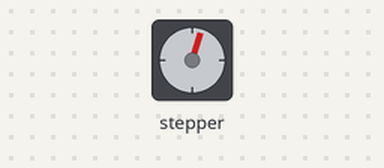
Recording of a sketch running on a simulated Arduino Uno, built with avr-gcc and run on an emulated ATmega328P. On the bench: stepper motor. Stepper angles assume 2048 steps per turn.

Above: at 1.57 s.
At 6.8 s:
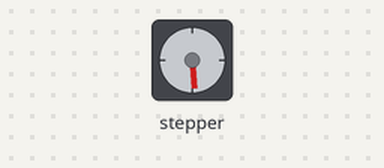
At 19.0 s:
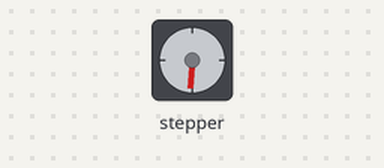
At 36.38 s:
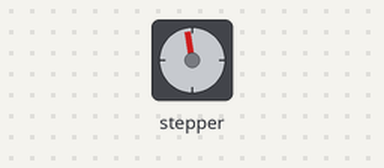
Timing chart, 0 to 40.0 s (numbered marks = the images above):
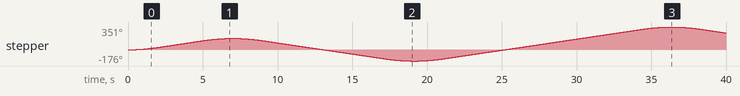

Measured:
- by itself, stepper: turns 175° clockwise in 6.5 s, then 351° counter-clockwise in 11.6 s, then 527° clockwise in 16.8 s, then 92° counter-clockwise in 3.4 s

The sketch:

dalmaris_stepper.ino
```cpp
/*  0981 - 28BYJ-48 stepper motor control with the ULN2003 controller breakout
 *
 * This sketch shows you how to control the common 28BYJ-48 (geared)
 * stepper motor with the ULN2003 controller breakout. The sketch will
 * make the motor visit specific positions stored in an int array.
 *
 * The sketch uses the AccelStepper library to accelerate and decelerate the motor as
 * it reaches the individual positions.
 *
 *
 * Components
 * ----------
 *  - Arduino Uno
 *  - ULN2003 motor controller
 *  - 28BYJ-48 geared stepper motor
 *
 *  Libraries
 *  ---------
 *  - AccelStepper
 *
 * Connections
 * -----------
 *
 * Arduino   |   ULN2003 breakout
 * ------------------------------
 *      3    |    IN1
 *      4    |    IN2
 *      5    |    IN3
 *      6    |    IN4
 *      GND  |    -
 *           |    - to power supply GND
 *           |    + to power supply 5V
 *
 *  More information
 *  ----------------
 *  28BYJ-48 datasheet: http://www.raspberrypi-spy.co.uk/wp-content/uploads/2012/07/Stepper-Motor-28BJY-48-Datasheet.pdf
 *  ULN2003 breakout datasheet: https://www.itead.cc/wiki/ULN2003_Stepper_Motor_Driver_Board
 *  AccelStepper documentation: http://www.airspayce.com/mikem/arduino/AccelStepper/
 *
 *  Created on May 29 2017 by Peter Dalmaris
 *
 */

#include <AccelStepper.h>

// Motor pin definitions
#define motorPin1  7     // IN1 on the ULN2003 driver 1
#define motorPin2  8     // IN2 on the ULN2003 driver 1
#define motorPin3  12     // IN3 on the ULN2003 driver 1
#define motorPin4  13     // IN4 on the ULN2003 driver 1

int current_position = 0; // We'll use this variable to keep track of the current position
int total_positions = 6;  // Total positions in the positions_to_go array.
int positions_to_go[6] =
  { 1000,
    -1000,
    2000,
    -1500,
    1500,
    500 }; // An arbitrary set of positions for the motor to go to

// Initialize with pin sequence IN1-IN3-IN2-IN4 for using the AccelStepper with 28BYJ-48
AccelStepper stepper1(AccelStepper::FULL4WIRE, motorPin1, motorPin3, motorPin2, motorPin4);

void setup()
{
   stepper1.setMaxSpeed(200);  // You can work out these values for your stepper motor via
                               // trial and error.
   stepper1.setSpeed(200);     // This speed seems to work well for the 28BYJ-48 stepper
   stepper1.setAcceleration(100.0);  // This value gives quick acceleration to the set speed
   stepper1.setCurrentPosition(0);   // This is the position where the motor happens to find
                                     // itself when the sketch starts.
   stepper1.moveTo(positions_to_go[current_position++]);  // The first position for the motor to move to

}
void loop()
{
    if (stepper1.distanceToGo() == 0) {           // If position reached...
    stepper1.moveTo(positions_to_go[current_position++]); // Go back to the opposite position

  }
    stepper1.run();                  // Call run() as often as possible

   if (current_position > total_positions)  // If motor has visited all positions, reset
      {  current_position = 0;              // the counter
         delay(1000);                       // Wait for 1sec before restarting.
      }
}
```
